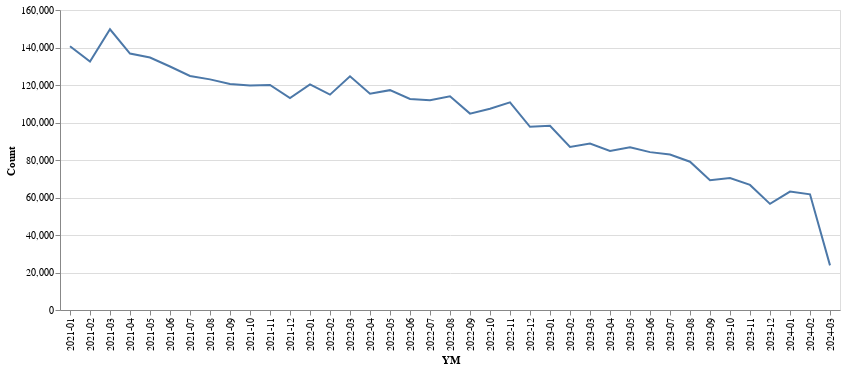

Notebook code cell kept with this figure:
### Code cell
df_plot = (
    df.with_columns(pl.col("CreationDate").dt.strftime("%Y-%m").alias("YM"))
    # .filter(pl.col("Tags").str.contains("java"))
    .group_by("YM")
    .agg(pl.len().alias("Count"))
    .sort("YM")
)
df_plot.plot.line(x="YM", y="Count")

### Figure 1 — Vega-Lite specification as saved in the notebook (floating-point values rounded to 4 significant figures)
{"config": {"view": {"continuousWidth": 300, "continuousHeight": 300}}, "data": {"name": "data-198ba1523f7a11a6c147b91e093bfded"}, "mark": {"type": "line", "tooltip": true}, "encoding": {"x": {"field": "YM", "type": "nominal"}, "y": {"field": "Count", "type": "quantitative"}}, "params": [{"name": "param_7", "select": {"type": "interval", "encodings": ["x", "y"]}, "bind": "scales"}], "$schema": "https://vega.github.io/schema/vega-lite/v5.20.1.json", "datasets": {"data-198ba1523f7a11a6c147b91e093bfded": [{"YM": "2021-01", "Count": 140648}, {"YM": "2021-02", "Count": 132462}, {"YM": "2021-03", "Count": 149693}, {"YM": "2021-04", "Count": 136784}, {"YM": "2021-05", "Count": 134669}, {"YM": "2021-06", "Count": 129848}, {"YM": "2021-07", "Count": 124844}, {"YM": "2021-08", "Count": 123009}, {"YM": "2021-09", "Count": 120581}, {"YM": "2021-10", "Count": 119730}, {"YM": "2021-11", "Count": 120049}, {"YM": "2021-12", "Count": 113061}, {"YM": "2022-01", "Count": 120294}, {"YM": "2022-02", "Count": 114868}, {"YM": "2022-03", "Count": 124603}, {"YM": "2022-04", "Count": 115348}, {"YM": "2022-05", "Count": 117258}, {"YM": "2022-06", "Count": 112584}, {"YM": "2022-07", "Count": 111927}, {"YM": "2022-08", "Count": 113982}, {"YM": "2022-09", "Count": 104743}, {"YM": "2022-10", "Count": 107297}, {"YM": "2022-11", "Count": 110750}, {"YM": "2022-12", "Count": 97715}, {"YM": "2023-01", "Count": 98254}, {"YM": "2023-02", "Count": 86957}, {"YM": "2023-03", "Count": 88732}, {"YM": "2023-04", "Count": 84784}, {"YM": "2023-05", "Count": 86755}, {"YM": "2023-06", "Count": 84203}, {"YM": "2023-07", "Count": 82892}, {"YM": "2023-08", "Count": 79084}, {"YM": "2023-09", "Count": 69182}, {"YM": "2023-10", "Count": 70410}, {"YM": "2023-11", "Count": 66717}, {"YM": "2023-12", "Count": 56607}, {"YM": "2024-01", "Count": 63183}, {"YM": "2024-02", "Count": 61682}, {"YM": "2024-03", "Count": 23811}]}}
